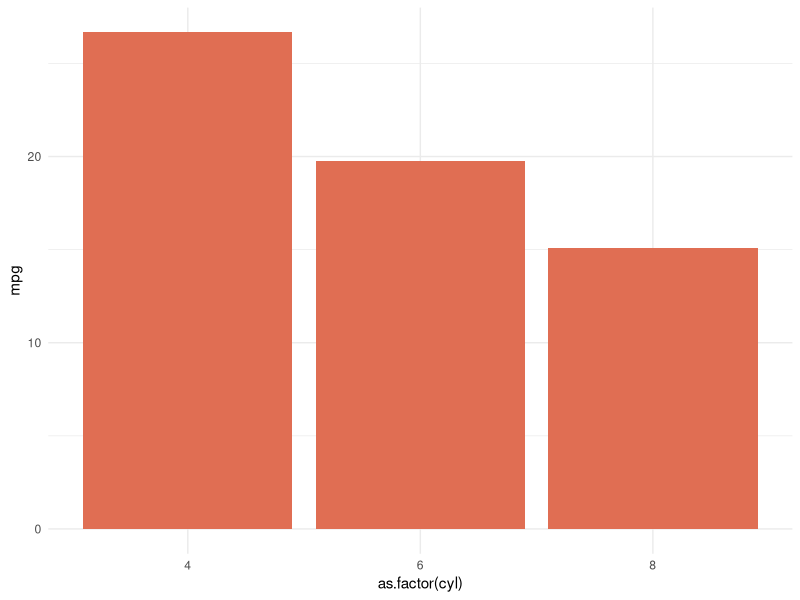

Write the R code that produced this figure.
## ---- chunk 1
knitr::opts_chunk$set(echo = FALSE)
## ---- chunk 2
library(tidyverse)

mtcars %>%
  ggplot(aes(x = as.factor(cyl), y = mpg)) + 
  stat_summary(fun = "mean", geom = "bar", fill = "#E06E53") + 
  theme_minimal()
